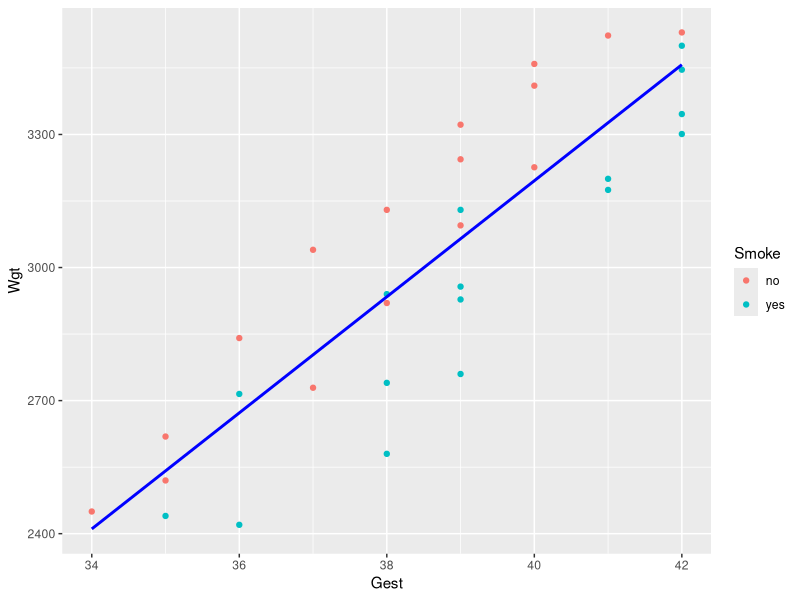
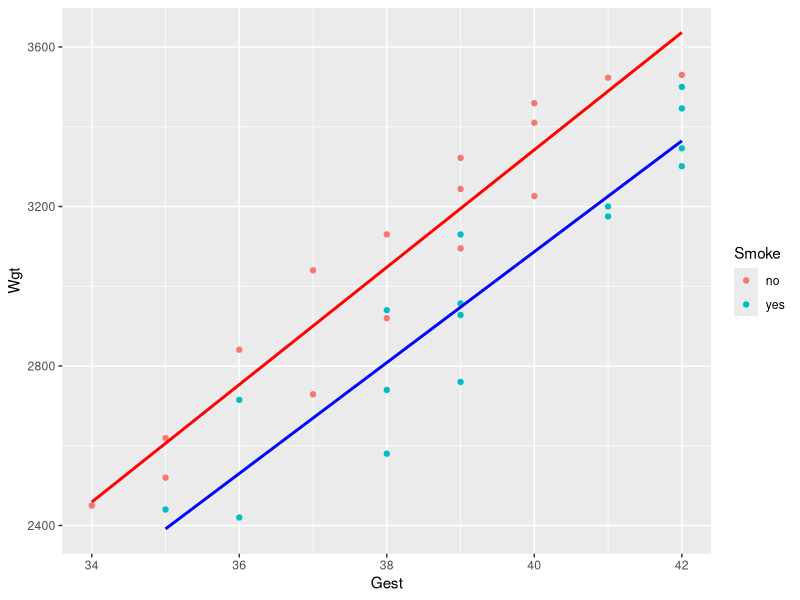

These figures' R source, in order:
setwd("D:\\Data science  notes\\Data To Be Shared Before Class\\MLR\\Categorical Variables")
dataset=read.csv("birthsmokers.csv")
View(dataset)
names(dataset)
str(dataset)

##visualiztion
library(ggplot2)
#x=gest,y=weight
#ggplot(dataset,aes(Gest,Wgt))+geom_point()

ggplot(dataset,aes(Gest,Wgt,color=Smoke))+
  geom_point()+
  geom_smooth(method='lm',aes(x=Gest,y=Wgt),color='blue',se=FALSE)

library(dplyr)
x1=filter(dataset,Smoke=='no')
x2=filter(dataset,Smoke=='yes')

ggplot()+
  geom_point(aes(x=Gest,y=Wgt,color=Smoke),data=dataset)+
  geom_smooth(aes(x=Gest,y=Wgt),data = x1,method='lm',color='red',se=FALSE)+
  geom_smooth(aes(x=Gest,y=Wgt),data = x2,method='lm',color='blue',se=FALSE)
  
##slope is same for both lines but intercepts are different.
regressor=lm(Wgt~.,dataset)
summary(regressor)
anova(regressor)
###intercept here is not interpreted
